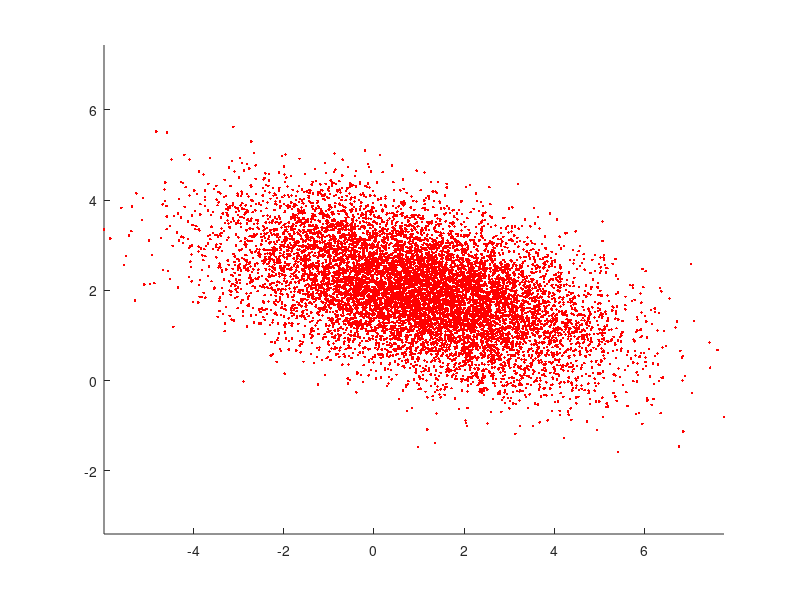

MATLAB code for this plot:
% Example of error ellipse and Gaussian noise generation

% Define distribution
mu = [1; 2];
S = [4 -1; -1 1];

% Find eigenstuff
[SE, Se]=eig(S);

% Generate samples
samples = SE * sqrt(Se) * randn(2,10000);

% Create ellipse plots
figure(1);clf;hold on;
%error_ellipse(S,mu,0.5)
%error_ellipse(S,mu,0.99)
plot(mu(1) + samples(1,:),mu(2) + samples(2,:), 'r.')
axis equal
